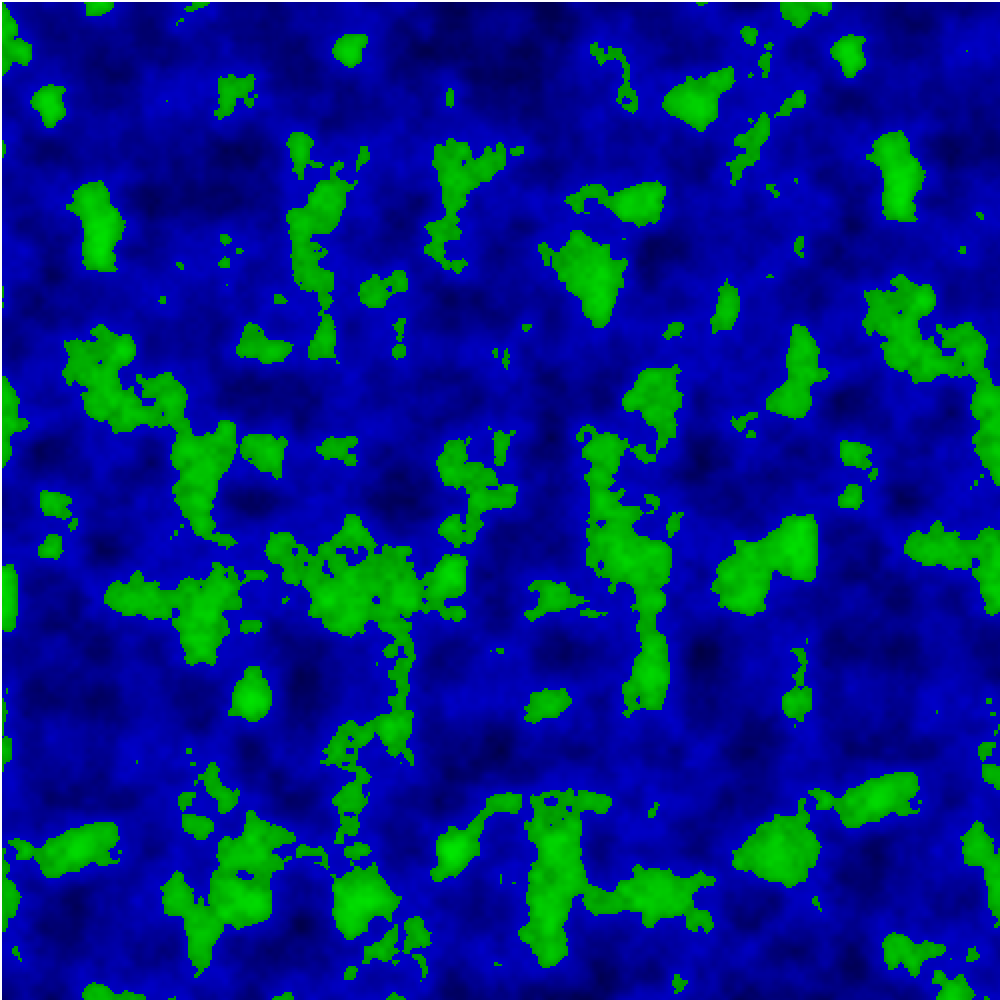
Frame 1 (no input)
Frame 60 (the mouse pressed at the canvas centre just before this capture): identical to frame 1, image omitted
Frame 120 (the mouse held since frame 60 and released just before this capture): identical to frame 1, image omitted

The Processing sketch that drew this single still picture (run headless with seeded random() and noise(); from frame 60 on, the mouse is pressed at the canvas centre):

// Processing sketch: mapGenerator
// ── mapGenerator.pde
/*
  Use Perlin noise to generate 2D maps. I'll probably end up using this in the future
  to make some kind of game like Dwarf Fortress or Starcraft maybe
*/
tile[][] map = new tile[500][500]; 
float continentalFactor = 0.04; //Higher = more split, Lower = less split; Double when doubling map size in order to increase resolution of map without changing the way they generate.
float tileSize = 100;
int seaLevel = 150;
PVector cameraOff = new PVector(0,0);
float cameraZoom = 1;
class tile{
  PVector index = new PVector(0,0);
  float value = 0;
  float type = 0; //0 = water; 1 = land
  color fill = color(0,0,0);
  void show(){
    if((this.index.x-cameraOff.x)*(tileSize*cameraZoom)>0 && (this.index.y-cameraOff.y)*(tileSize*cameraZoom)>0 && (this.index.y-cameraOff.y)*(tileSize*cameraZoom)<height && (this.index.x-cameraOff.x)*(tileSize*cameraZoom)<width){
      if(this.value>seaLevel){
        stroke(fill);
        fill(fill);
      }else{
        stroke(fill);
        fill(fill);
      }
      rect((this.index.x-cameraOff.x)*(tileSize*cameraZoom), (this.index.y-cameraOff.y)*(tileSize*cameraZoom), tileSize*cameraZoom, tileSize*cameraZoom);
    }
  }
}
void setup(){
  size(1000,1000);
  if(width/map.length<height/map[0].length){
    tileSize = width/map.length;
  }else{
    tileSize = height/map[0].length;
  }
  for(int j=0; j<map[0].length; j++){
    for(int i=0; i<map.length; i++){
      map[i][j] = new tile();
      map[i][j].index = new PVector(i,j);
      map[i][j].value = noise(i*continentalFactor,j*continentalFactor)*255;
      float tempval = map[i][j].value;
      if(tempval>seaLevel){
        map[i][j].fill = color(0,255*((tempval-seaLevel)/tempval)+seaLevel,0);
        map[i][j].type = 1;
      }else{
        map[i][j].type = 0;
        map[i][j].fill = color(0,0,tempval+50);
      }
    }
  }
}
void draw(){
  background(255);
  for(int j=0; j<map[0].length; j++){
    for(int i=0; i<map.length; i++){
      map[i][j].show();
    }
  }
}

// ── Controlsd.pde
void mouseWheel(MouseEvent event){
  float dir = event.getCount();
  if(dir>0){
    cameraZoom-=0.1;
  }else{
    cameraZoom+=0.1;
  }
}

void keyPressed(){
  switch(key){
    case 'w':
    if(cameraOff.y>0){
      cameraOff.y-=tileSize;
    }
      break;
    case 'a':
    if(cameraOff.x>0){
      cameraOff.x-=tileSize;
    }
      break;
    case 's':
    if(cameraOff.y<height){
      cameraOff.y+=tileSize;
    }
      break;
    case 'd':
    if(cameraOff.x<width){
      cameraOff.x+=tileSize;
    }
      break;
    case 'i':
      cameraZoom+=0.1;
      break;
    case 'o':
      cameraZoom-=0.1;
      break;
  }
}
